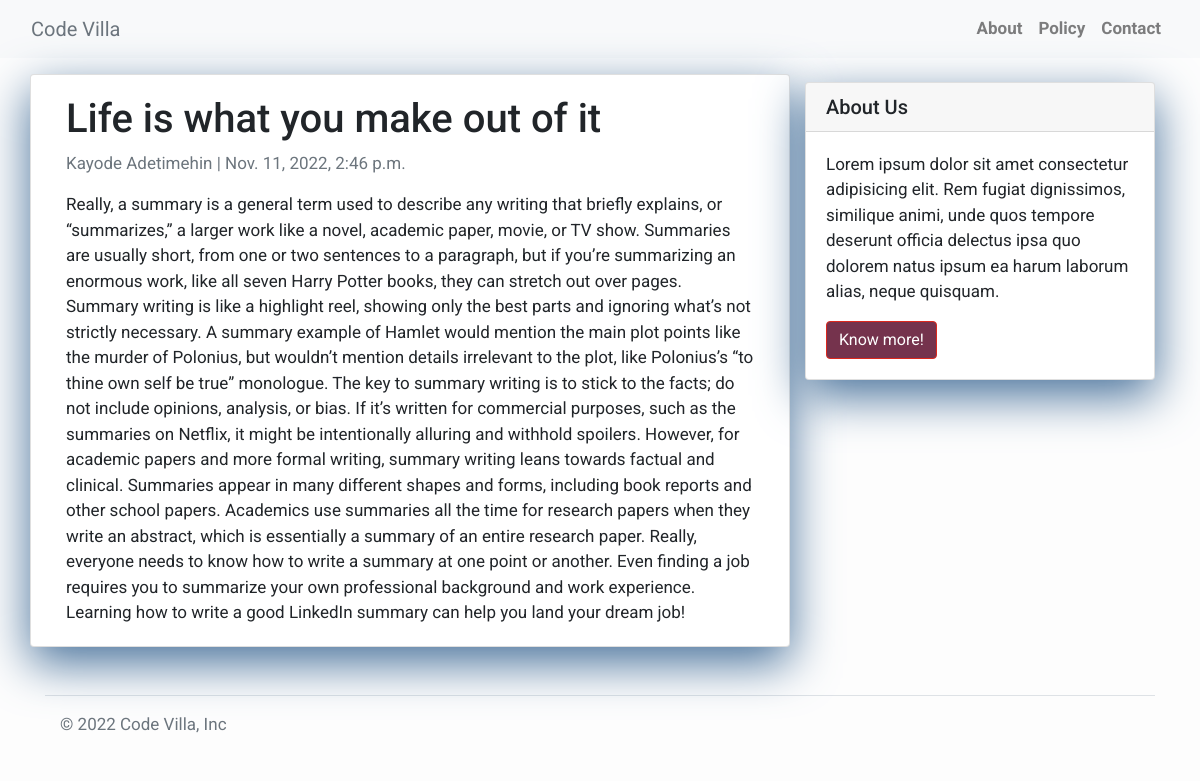
Page /post_detail/1 on the committed database.
### blog/models.py (models this page shows, shortened)
class Post(models.Model):
    title = models.CharField(max_length=200)
    authur = models.CharField(max_length=100)
    date_updated = models.DateTimeField(auto_now=True)
    date_created = models.DateTimeField(auto_now_add=True)
    content = models.TextField()
    status = models.IntegerField(choices= STATUS, default=0)
    class Meta():
        ordering =['-date_created']

### blog/views.py (the view)
# urls.py: path('post_detail/<int:pk>', PostDetailView.as_view(), name = 'post_detail')
class PostDetailView(DetailView):
    model = Post
    template_name = 'blog/post_detail.html'

### blog/templates/blog/post_detail.html
{% extends 'blog/base.html' %}
{% block content %}
<div class="container">
  <div class="row">
    <div class="col-md-8 card mb-4  mt-3 left  top">
      <div class="card-body">
        <h1>{% block title %} {{ object.title }} {% endblock title %}</h1>
        <p class=" text-muted">{{ post.authur }} | {{ post.date_created }}</p>
        <p class="card-text ">{{ object.content | safe }}</p>
      </div>
    </div>
    {% block sidebar %} {% include 'blog/sidebar.html' %} {% endblock sidebar %}
  </div>
</div>
{% endblock content %}

### blog/templates/blog/base.html (style rules this page uses)
body { font-family: "Roboto", sans-serif; font-size: 17px; background-color: #fdfdfd; }

### blog/templates/blog/sidebar.html (style rules this page uses)
.card { box-shadow: 0 16px 48px #46709a; }

### rows in the picture
Post: title "Life is what you make out of it", authur "Kayode Adetimehin", date_created "Nov. 11, 2022, 2:46 p.m.", content "Really, a summary is a general term used to describe any writing that briefly explains, or “summarizes,” a larger work like a novel, academic paper, movie, or TV show. Summaries are usually short, from one or two sentences to a paragraph, but if you’re summarizing an enormous work, like all seven Harry Potter books, they can stretch out over pages. Summary writing is like a highlight reel, showing only the best parts and ignoring what’s not strictly necessary. A summary example of Hamlet would mention the main plot points like the murder of Polonius, but wouldn’t mention details irrelevant to the plot, like Polonius’s “to thine own self be true” monologue. The key to summary writing is to…"
